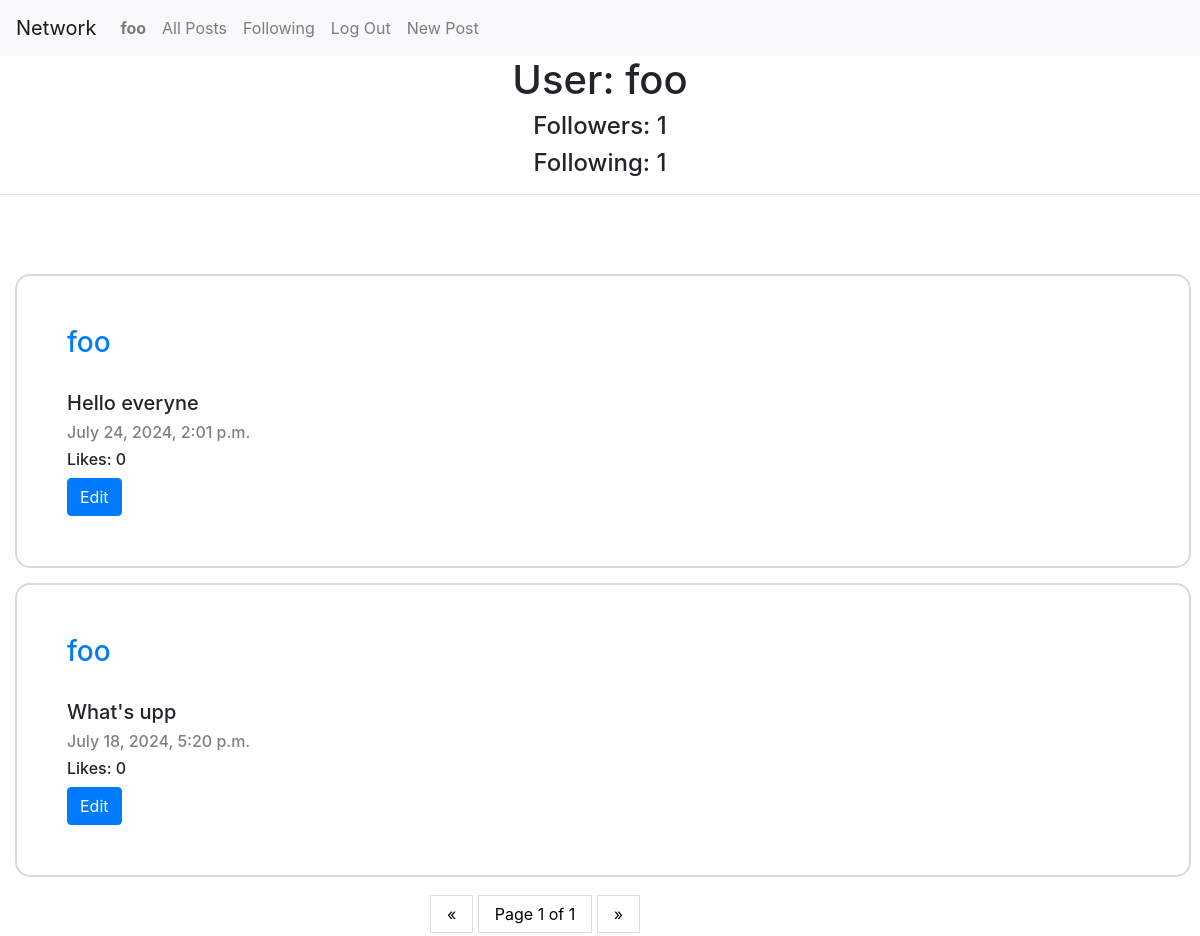
Screenshot of /profile/foo (signed in) with the database file from the repository.
### network/models.py (models this page shows, shortened)
class User(AbstractUser):
    pass

class Post(models.Model):
    user = models.ForeignKey("User", on_delete=models.CASCADE, related_name="post")
    content = models.TextField(blank=True)
    timestamp = models.DateTimeField(auto_now_add=True)

### network/views.py (the view, shortened to what this page needs)
# urls.py: path("profile/<str:name>", views.profile, name="profile"),
@login_required
def profile(request, name):
    likes = Like.objects.filter(user = request.user)
    liked_post = []
    for like in likes:
        liked_post.append(like.post)
    user = User.objects.get(username = name)
    posts = Post.objects.filter(user = user.id).order_by('-timestamp')
    paginator = Paginator(posts, 10)
    page_number = request.GET.get('page')
    page_obj = paginator.get_page(page_number)
    followers = Followers.objects.filter(followers = user.id).count()
    following = Followers.objects.filter(user = user.id).count()
    follows = Followers.objects.filter(user = request.user)
    action = "follow"
    for follow in follows:
        if follow.followers.username == name:
            action = 'unfollow'
    return render(request, "network/profile.html",{
        "name":name,
        "posts":page_obj,
        "followers":followers,
        "following":following,
        "action":action,
        "username":request.user.username,
        "liked_post":liked_post
    })

### network/templates/network/profile.html (shortened to what this page needs)
{% extends "network/layout.html" %}
{% load static %}
{% block body %}
    <h1 style="text-align: center;">User: {{ name }}</h1>
    <h4 style="text-align: center;">Followers: {{ followers }}</h4>
    <h4 style="text-align: center;">Following: {{ following }}</h4>
    <hr>
    <br>
    <br>
    {% for post in posts %}
        <div class="block">
            <a href="{% url 'profile' post.user %}"><h3>{{ post.user }}</h3></a>
            <br>
            <h5 id="content">{{ post.content }}</h5>
            <h6 style="color: grey;">{{ post.timestamp }}</h6>
            <h6 id="count">Likes: {{ post.likedPost.count }}</h6>
            {% if user == post.user %}
                <button id="edit" class="btn btn-primary" data-identity="{{post.id}}">Edit</button>
            {% endif %}
        </div>
    {% endfor %}
    <div class="center">
        <div class="pagination">
            <span class="step-links">
                {% if posts.has_previous %}
                    <a href="?page=1">&laquo; first</a>
                    <a href="?page={{ posts.previous_page_number }}">previous</a>
                {% else %}
                    <a href="#">&laquo;</a>
                {% endif %}
                <span class="current">
                    <a href="?page={{ posts.number }}">Page {{ posts.number }} of {{ posts.paginator.num_pages }}</a>
                </span>
                {% if posts.has_next %}
                    <a href="?page={{ posts.next_page_number }}">next</a>
                    <a href="?page={{ posts.paginator.num_pages }}">last &raquo;</a>
                {% else %}
                    <a href="#">&raquo;</a>
                {% endif %}
            </span>
        </div>
    </div>
{% endblock %}

### network/templates/network/layout.html (shortened to what this page needs)
{% load static %}
<!DOCTYPE html>
<html lang="en">
    <head>
        <link rel="stylesheet" href="https://stackpath.bootstrapcdn.com/bootstrap/4.4.1/css/bootstrap.min.css">
        <link href="{% static 'network/styles.css' %}" rel="stylesheet">
        <link rel="stylesheet" href="https://cdn.jsdelivr.net/npm/bootstrap-icons@1.11.3/font/bootstrap-icons.min.css">
    </head>
    <body>
        <nav class="navbar navbar-expand-lg navbar-light bg-light">
            <a class="navbar-brand" href="#">Network</a>
            <div>
              <ul class="navbar-nav mr-auto">
                {% if user.is_authenticated %}
                    <li class="nav-item">
                        <a class="nav-link" href="{% url 'profile' user.username %}"><strong>{{ user.username }}</strong></a>
                    </li>
                {% endif %}
                <li class="nav-item">
                  <a class="nav-link" href="{% url 'index' %}">All Posts</a>
                </li>
                {% if user.is_authenticated %}
                    <li class="nav-item">
                        <a class="nav-link" href="{% url 'following' %}">Following</a>
                    </li>
                    <li class="nav-item">
                        <a class="nav-link" href="{% url 'logout' %}">Log Out</a>
                    </li>
                    <li class="nav-item">
                        <a class="nav-link" href="{% url 'new' %}">New Post</a>
                    </li>
                {% endif %}
              </ul>
            </div>
          </nav>
        <div class="body">
            {% block body %}
            {% endblock %}
        </div>
    </body>
</html>

### network/static/network/styles.css (style rules this page uses)
.block { width: 98%; border: 2px solid #D7DADC; padding: 50px; margin: 15px; border-radius: 15px; }
.center { margin: auto; width: 30%; padding: 10px; }
.pagination a { color: black; float: center; padding: 8px 16px; text-decoration: none; transition: background-color .3s; border: 1px solid #ddd; }

### rows the page displays
User: username "foo"
Post: user "foo", content "Hello everyne", timestamp "July 24, 2024, 2:01 p.m.", likedPost.count "0"
Post: user "foo", content "What's upp", timestamp "July 18, 2024, 5:20 p.m.", likedPost.count "0"

### other values shown
{{ followers }} "1"
{{ following }} "1"
{{ posts.number }} "1"
{{ posts.paginator.num_pages }} "1"
